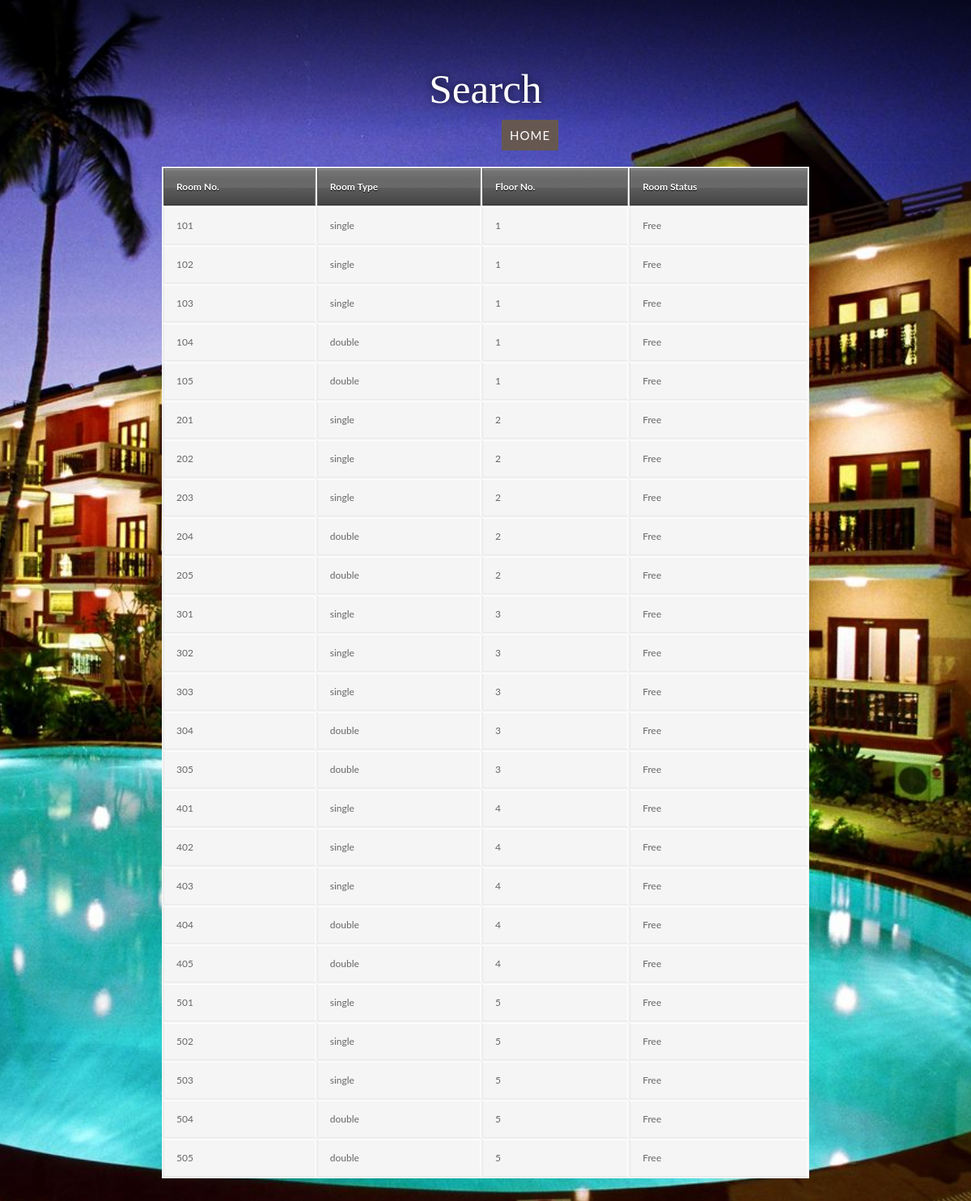
The app's page /room_search.php with its own data.
### tables this page shows
CREATE TABLE room(
	room_no INT(20) PRIMARY KEY NOT NULL,
	room_type VARCHAR(50) NOT NULL,
	floor_no INT(20) NOT NULL,
	cost INT(20) NOT NULL,
	room_booked VARCHAR(50) NOT NULL
);

### room_search.php (the view, shortened to what this page needs)
<!DOCTYPE>
<html>
	<head>
		<link rel="stylesheet" href="css/style3.css">
	</head>
	<body>
		<div class="container">
			<div class="top">
				<h1 id="title" class="hidden">Search</h1>
				<br>
			</div>
			<?php
	    		include('db.php');
				$select = mysqli_query($connection, "SELECT * FROM room order by room_no;");
				$num_row = mysqli_num_rows($select);
    			if( $num_row ) {
			?>
			<a href="userpage.php">Home</a>
			<table>
				<tr>
					<th>Room No.</th>
					<th>Room Type</th>
					<th>Floor No.</th>
					<th>Room Status</th>
				</tr>
				<?php while($userrow = mysqli_fetch_array($select)){ ?>
				<tr>
					<td> <?php echo $userrow['room_no']; ?></td>
					<td> <?php echo $userrow['room_type']; ?></td>
					<td> <?php echo $userrow['floor_no']; ?></td>
					<td>  <?php if($userrow['room_booked'] == 0)
								{
									echo("Free");
								}
								else
								{
									echo("Not Available");
								}?></td>
				</tr>
				<?php } ?>
			</table>
			<?php } ?>
		</div>
	</body>
</html>

### css/style3.css (style rules this page uses)
body { background: url("../images/a1.jpg") no-repeat center center fixed; background-size: cover; font-size: 16px; font-family: 'Lato', sans-serif; font-weight: 300; margin: 0; color: #666; }
h1#title { font-family: 'Roboto Slab', serif; font-weight: 300; font-size: 3.2em; color: white; text-shadow: 0 0 10px rgba(0,0,0,0.8); margin: 0 auto; padding-top: 80px; max-width: 300px; text-align: center; position: relative; top: 0px; }
a { text-decoration: none; color: #666; }
.container { margin: 0; }
.top { margin: 0; padding: 0; width: 100%; background: -moz-linear-gradient(top, rgba(0,0,0,0.6) 0%, rgba(0,0,0,0) 100%); background: -webkit-linear-gradient(top, rgba(0,0,0,0.6) 0%,rgba(0,0,0,0) 100%); background: linear-gradient(to bottom, rgba(0,0,0,0.6) 0%,rgba(0,0,0,0) 100%); filter: progid:DXImageTransform.Microsoft.gradient( startColorstr='#99000000', endColorstr='#00000000',GradientType=0 ); }
table { background: #f5f5f5; border-collapse: separate; box-shadow: inset 0 1px 0 #fff; font-size: 12px; line-height: 24px; margin: 30px auto; text-align: left; width: 800px; }
th { background: url(https://jackrugile.com/images/misc/noise-diagonal.png), linear-gradient(#777, #444); border-left: 1px solid #555; border-right: 1px solid #777; border-top: 1px solid #555; border-bottom: 1px solid #333; box-shadow: inset 0 1px 0 #999; color: #fff; font-weight: bold; padding: 10px 15px; position: relative; text-shadow: 0 1px 0 #000; }
th:after { background: linear-gradient(rgba(255,255,255,0), rgba(255,255,255,.08)); content: ''; display: block; height: 25%; left: 0; margin: 1px 0 0 0; position: absolute; top: 25%; width: 100%; }
td { border-right: 1px solid #fff; border-left: 1px solid #e8e8e8; border-top: 1px solid #fff; border-bottom: 1px solid #e8e8e8; padding: 10px 15px; position: relative; transition: all 300ms; }
a { margin-top: 0px; border: 0; border-radius: 2px; color: white; padding: 10px; text-transform: uppercase; font-weight: 400; font-size: 15px; letter-spacing: 1px; background-color: #665851; cursor:pointer; outline: none; margin-left: 620px; }

### records on screen
room: room_no "101", room_type "single", floor_no "1", room_booked "Free"
room: room_no "102", room_type "single", floor_no "1", room_booked "Free"
room: room_no "103", room_type "single", floor_no "1", room_booked "Free"
room: room_no "104", room_type "double", floor_no "1", room_booked "Free"
room: room_no "105", room_type "double", floor_no "1", room_booked "Free"
room: room_no "201", room_type "single", floor_no "2", room_booked "Free"
room: room_no "202", room_type "single", floor_no "2", room_booked "Free"
room: room_no "203", room_type "single", floor_no "2", room_booked "Free"
room: room_no "204", room_type "double", floor_no "2", room_booked "Free"
room: room_no "205", room_type "double", floor_no "2", room_booked "Free"
room: room_no "301", room_type "single", floor_no "3", room_booked "Free"
room: room_no "302", room_type "single", floor_no "3", room_booked "Free"
room: room_no "303", room_type "single", floor_no "3", room_booked "Free"
room: room_no "304", room_type "double", floor_no "3", room_booked "Free"
room: room_no "305", room_type "double", floor_no "3", room_booked "Free"
room: room_no "401", room_type "single", floor_no "4", room_booked "Free"
room: room_no "402", room_type "single", floor_no "4", room_booked "Free"
room: room_no "403", room_type "single", floor_no "4", room_booked "Free"
room: room_no "404", room_type "double", floor_no "4", room_booked "Free"
room: room_no "405", room_type "double", floor_no "4", room_booked "Free"
room: room_no "501", room_type "single", floor_no "5", room_booked "Free"
room: room_no "502", room_type "single", floor_no "5", room_booked "Free"
room: room_no "503", room_type "single", floor_no "5", room_booked "Free"
room: room_no "504", room_type "double", floor_no "5", room_booked "Free"
room: room_no "505", room_type "double", floor_no "5", room_booked "Free"
